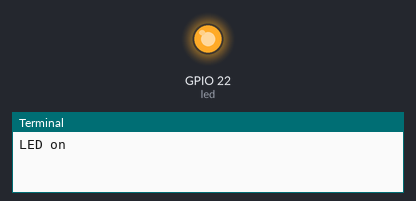
A program run on a simulated Raspberry Pi (BCM pin numbers). Shown: output pins drawn as LEDs (lit = HIGH), the last lines printed to the terminal.

Above: at 0.5 s.
At 5.0 s:
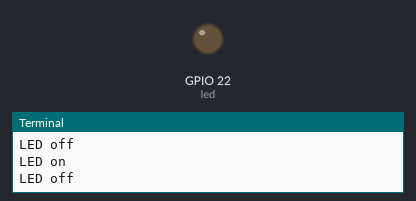
Timing chart, 0 to 6.9 s (numbered marks = the images above):
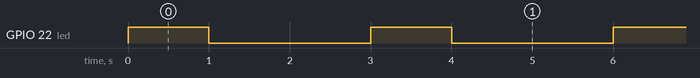

Measured:
- by itself, GPIO 22 (led): alternates HIGH for 1.0 s and LOW for 2.0 s

The program:

led.py
```python
from gpiozero import LED
from time import sleep

# Define the GPIO pin connected to your LED
# Adjust the pin number as per your setup
led_pin = 22  # Example GPIO pin, change as needed

# Initialize the LED object
led = LED(led_pin)

try:
    while True:
        # Turn the LED on
        led.on()
        print("LED on")

        # Wait for 1 second
        sleep(1)

        # Turn the LED off
        led.off()
        print("LED off")

        # Wait for 4 seconds (total cycle time is 5 seconds)
        sleep(2)

except KeyboardInterrupt:
    # Clean up GPIO on Ctrl+C exit
    led.off()

    #UPDATE CODE TO TEST  CI/CD PIPELINE

    #TEST Connection
    #TEST all scripts
```
